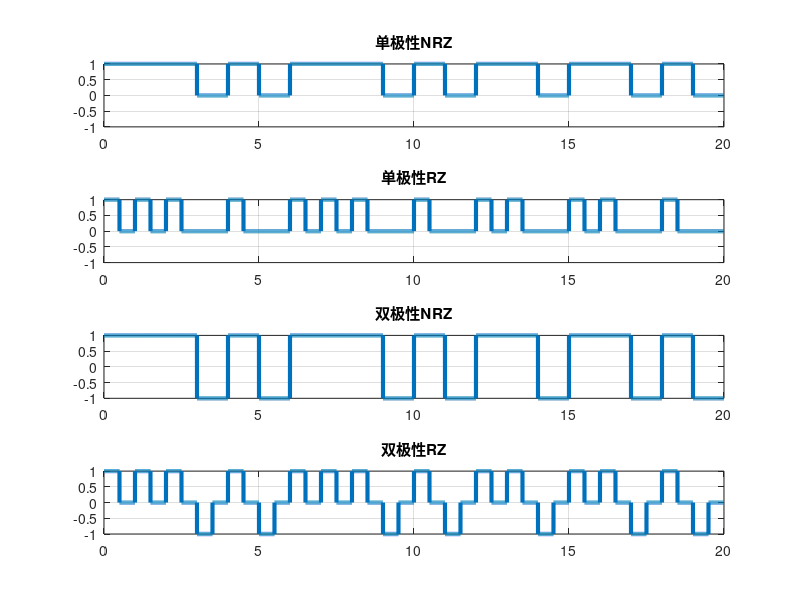

Here is the MATLAB script that generated this plot:
% 绘制单极性RZ、单极性NRZ、双极性RZ、双极性NRZ
clear;clc;
% 生成单个码元
Ts = 1;
ts = 0.5;
N_sample = 1000;  % 单个码元抽样点数
dt = Ts / N_sample;  % 抽样时间间隔
N = 20;  % 码元数
t = 0 :dt : (N * N_sample - 1) * dt;

RAN = round(rand(1, N));  % 随机生成 N 个0/1序列；
% 单极性NRZ
se1 = [];  % 存储单极性NRZ编码的结果，是不断更新的
for i = 1 : N  % 对于每一个二进制吗，生成器单极性NRZ编码
    if RAN(i) == 1
        se1 = [se1, ones(1, N_sample)];  % 两个向量的拼接，已更新的se1与当前码元的编码拼接
    else
        se1 = [se1, zeros(1, N_sample)];
    end
end

% 单极性RZ
se2 = [];
for i = 1 : N  % 对于每一个二进制吗，生成器单极性NRZ编码
    if RAN(i) == 1
        rz_pulse = [ones(1, N_sample/2), zeros(1, N_sample/2)];
        se2 = [se2, rz_pulse];  % 两个向量的拼接，已更新的se1与当前码元的编码拼接
    else
        se2 = [se2, zeros(1, N_sample)];
    end
end

% 双极性NRZ;
se3 = [];
for i = 1 : N  % 对于每一个二进制吗，生成器单极性NRZ编码
    if RAN(i) == 1
        se3 = [se3, ones(1, N_sample)];  % 两个向量的拼接，已更新的se1与当前码元的编码拼接
    else
        se3 = [se3, -ones(1, N_sample)];
    end
end

% 双极性RZ
se4 = [];
for i = 1 : N  % 对于每一个二进制吗，生成器单极性NRZ编码
    if RAN(i) == 1
        rz_pulse = [ones(1, N_sample/2), zeros(1, N_sample/2)];
        se4 = [se4, rz_pulse];  % 两个向量的拼接，已更新的se1与当前码元的编码拼接
    else
        rz_pulse = [-ones(1, N_sample/2), zeros(1, N_sample/2)];
        se4 = [se4, rz_pulse]; 
    end
end

figure;
subplot(4, 1, 1);
plot(t, se1, 'linewidth', 3);
grid on;
axis([0 20 -1 1]);
title('单极性NRZ');

subplot(4, 1, 2);
plot(t, se2, 'linewidth', 3);
grid on;
axis([0 20 -1 1]);
title('单极性RZ');

subplot(4, 1, 3);
plot(t, se3, 'linewidth', 3);
grid on;
axis([0 20 -1 1]);
title('双极性NRZ');

subplot(4, 1, 4);
plot(t, se4, 'linewidth', 3);
grid on;
axis([0 20 -1 1]);
title('双极性RZ');
disp('RAN:');
disp(RAN);
